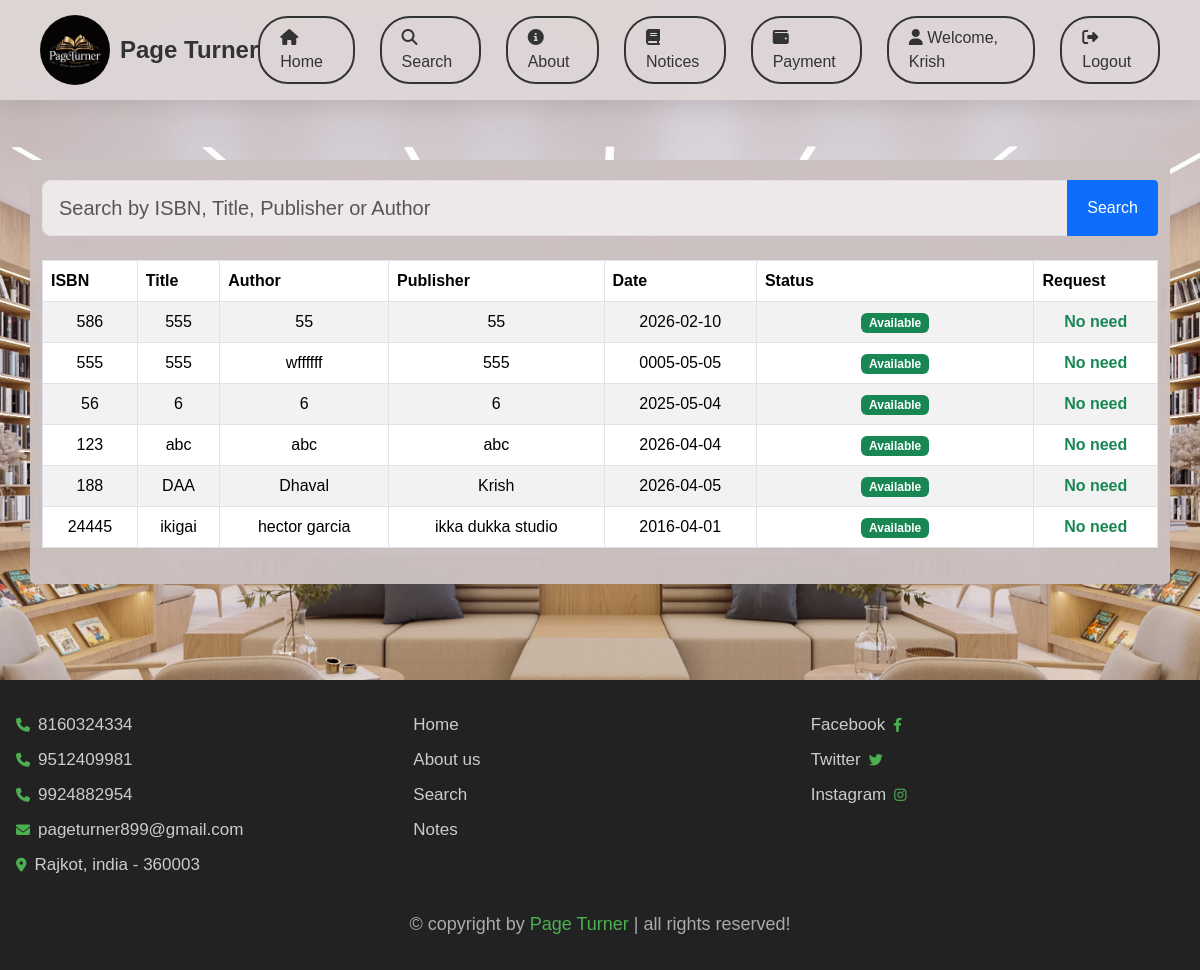
The page /search.php (signed in) on the database its author committed.
### tables this page shows
CREATE TABLE `books` (
  `id` int(11) NOT NULL,
  `isbn` varchar(20) NOT NULL,
  `title` text NOT NULL,
  `author` varchar(150) NOT NULL,
  `publisher` varchar(150) NOT NULL,
  `publish_date` date NOT NULL,
  `status` tinyint(1) NOT NULL DEFAULT 1
);

### search.php (the view, shortened to what this page needs)
<?php
include 'components/connect.php';
$student_id = (int) $_SESSION['student_id'];
$search = '';
$books = [];
try {
    $conn->exec("
        CREATE TABLE IF NOT EXISTS book_requests (
            id INT(11) NOT NULL AUTO_INCREMENT PRIMARY KEY,
            student_id INT(11) NOT NULL,
            book_id INT(11) NOT NULL,
            request_date DATETIME NOT NULL DEFAULT CURRENT_TIMESTAMP,
            status VARCHAR(20) NOT NULL DEFAULT 'Pending'
        ) ENGINE=InnoDB DEFAULT CHARSET=utf8mb4 COLLATE=utf8mb4_general_ci
    ");
    if(isset($_GET['search']) && $_GET['search'] !== ''){
        $search = trim($_GET['search']);
        $stmt = $conn->prepare("
            SELECT books.*,
                   EXISTS(
                       SELECT 1
                       FROM book_requests
                       WHERE book_requests.book_id = books.id
                         AND book_requests.student_id = :student_id
                         AND book_requests.status = 'Pending'
                   ) AS already_requested
            FROM books
            WHERE publisher LIKE :search
               OR isbn LIKE :search
               OR title LIKE :search
               OR author LIKE :search
            ORDER BY title ASC
        ");
        $like = "%$search%";
        $stmt->bindParam(':student_id', $student_id, PDO::PARAM_INT);
        $stmt->bindParam(':search', $like, PDO::PARAM_STR);
        $stmt->execute();
    } else {
        $stmt = $conn->prepare("
            SELECT books.*,
                   EXISTS(
                       SELECT 1
                       FROM book_requests
                       WHERE book_requests.book_id = books.id
                         AND book_requests.student_id = :student_id
                         AND book_requests.status = 'Pending'
                   ) AS already_requested
            FROM books
            ORDER BY title ASC
        ");
        $stmt->bindParam(':student_id', $student_id, PDO::PARAM_INT);
        $stmt->execute();
    }
    $books = $stmt->fetchAll(PDO::FETCH_ASSOC);
} catch(PDOException $e){
    $error = "Database Error: " . $e->getMessage();
}
?>
<!DOCTYPE html>
<html lang="en">
<head>
<link rel="stylesheet" href="bower_components/bootstrap/dist/css/bootstrap.min.css">
</head>
<body>
<?php include 'components/headerr.php'; ?>
<div class="container">
<form method="GET" id="searchForm" novalidate>
    <div class="input-group input-group-lg">
        <input type="text" id="search" name="search" class="form-control"
        placeholder="Search by ISBN, Title, Publisher or Author"
        value="<?= htmlspecialchars($search); ?>">
        <span class="input-group-btn">
            <button class="btn btn-primary" type="submit">Search</button>
        </span>
    </div>
</form>
<br>
<table class="table table-bordered table-striped">
<thead>
<tr>
    <th>ISBN</th>
    <th>Title</th>
    <th>Author</th>
    <th>Publisher</th>
    <th>Date</th>
    <th>Status</th>
    <th>Request</th>
</tr>
</thead>
<tbody>
<?php if(!empty($books)): ?>
    <?php foreach($books as $row): ?>
    <tr>
        <td><?= htmlspecialchars($row['isbn']); ?></td>
        <td><?= htmlspecialchars($row['title']); ?></td>
        <td><?= htmlspecialchars($row['author']); ?></td>
        <td><?= htmlspecialchars($row['publisher']); ?></td>
        <td><?= htmlspecialchars($row['publish_date']); ?></td>
        <td class="status-cell">
            <?php if($row['status'] == 1): ?>
                <span class="badge bg-success">Available</span>
            <?php else: ?>
                <span class="badge bg-danger">Not Available</span>
            <?php endif; ?>
        </td>
        <td>
            <?php if($row['status'] == 0): ?>
                <?php if((int) $row['already_requested'] === 1): ?>
                    <button type="button" class="request-btn" disabled>Requested</button>
                <?php else: ?>
                    <form method="POST" class="m-0">
                        <input type="hidden" name="book_id" value="<?= (int) $row['id']; ?>">
                        <button type="submit" name="request_book" class="request-btn">Request Book</button>
                    </form>
                <?php endif; ?>
            <?php else: ?>
                <span class="text-success fw-semibold">No need</span>
            <?php endif; ?>
        </td>
    </tr>
    <?php endforeach; ?>
<?php else: ?>
    <tr>
        <td colspan="7" class="text-center">No results found</td>
    </tr>
<?php endif; ?>
</tbody>
</table>
</div>
<br><br><br><br>
<?php include 'components/footer.php'; ?>
</body>
</html>

### components/headerr.php (shortened to what this page needs)
<!DOCTYPE html>
<html lang="en">
<head>
<link href="https://cdn.jsdelivr.net/npm/bootstrap@5.3.2/dist/css/bootstrap.min.css" rel="stylesheet">
<link rel="stylesheet" href="https://cdnjs.cloudflare.com/ajax/libs/font-awesome/6.5.0/css/all.min.css">
</head>
<body>
<header>
<nav class="navbar-custom">
    <a href="home.php" class="navbar-brand">
        <img src="img/LOGO.jpeg" alt="Logo" class="logo-img">
        Page Turner
    </a>
    <div class="menu-items">
        <a href="home.php" class="but">
            <i class="fa-solid fa-house"></i> <span class="d-none d-md-inline">Home</span>
        </a>
        <a href="search.php" class="but">
            <i class="fa-solid fa-magnifying-glass"></i> <span class="d-none d-md-inline">Search</span>
        </a>
        <a href="About Us.php" class="but">
            <i class="fa-solid fa-circle-info"></i> <span class="d-none d-md-inline">About</span>
        </a>
        <a href="notice.php" class="but">
            <i class="fa-solid fa-book"></i> <span class="d-none d-md-inline">Notices</span>
        </a>
        <?php if (isset($_SESSION['student_id'])) { ?>
            <a href="payment.php" class="but">
                <i class="fa-solid fa-wallet"></i> <span class="d-none d-md-inline">Payment</span>
            </a>
            <span class="but">
                <i class="fa-solid fa-user"></i> <span class="d-none d-md-inline">Welcome, <?php echo $_SESSION['student_name']; ?></span>
            </span>
            <a href="components/user_logout.php" class="but" onclick="return confirm('Logout from this website?');">
                <i class="fa-solid fa-right-from-bracket"></i> <span class="d-none d-md-inline">Logout</span>
            </a>
        <?php } else { ?>
            <a href="login.php" class="but">
                <i class="fa-solid fa-user"></i> <span class="d-none d-md-inline">Login</span>
            </a>
        <?php } ?>
    </div>
</nav>
</header>
</body>
</html>

### components/footer.php (shortened to what this page needs)
   <link rel="stylesheet" href="https://cdnjs.cloudflare.com/ajax/libs/font-awesome/6.2.0/css/all.min.css">
<footer class="footer">
   <section class="flex">
      <div class="box">
         <a href="tel:8160324334"><i class="fas fa-phone"></i><span>8160324334</span></a>
         <a href="tel:9512409981"><i class="fas fa-phone"></i><span>9512409981</span></a>
         <a href="tel:9924882954"><i class="fas fa-phone"></i><span>9924882954</span></a>
         <a href="mailto:pageturner899@gmail.com"><i class="fas fa-envelope"></i><span>pageturner899@gmail.com</span></a>
         <a href="#"><i class="fas fa-map-marker-alt"></i><span>Rajkot, india - 360003</span></a>
      </div>
      <div class="box">
         <a href="home.php"><span>Home</span></a>
         <a href="About Us.php"><span>About us</span></a>
         <a href="search.php"><span>Search</span></a>
         <a href="notes.php"><span>Notes</span></a>
      </div>
      <div class="box">
         <a href="#"><span>Facebook</span><i class="fab fa-facebook-f"></i></a>
         <a href="#"><span>Twitter</span><i class="fab fa-twitter"></i></a>
         <a href="#"><span>Instagram</span><i class="fab fa-instagram"></i></a>
      </div>
   </section>
   <div class="credit">&copy; copyright by <span>Page Turner</span> | all rights reserved!</div>
</footer>

### search.php (style rules this page uses)
body { background:url("img/backgroundd.jpg") no-repeat center center fixed; background-size:cover; font-family:Arial,sans-serif; }
.container { background:#cbc0c0fa; padding:20px; margin-top:50px; border-radius:5px; }
.input-group input { border-radius:4px 0 0 4px; background-color:#f0eaeaf9; }
.input-group button { padding:15px 19px; border-radius:0 4px 4px 0; }
table { background:#d8cacaf5; }
th { background-color:#007bff; color:white; text-align:center; }
td { text-align:center; }
.status-cell { min-width:180px; }

### components/headerr.php (style rules this page uses)
body { margin: 0; padding: 0; padding-top: 110px; font-family: Arial, sans-serif; }
.navbar-custom { position: fixed; top: 0; left: 0; width: 100%; z-index: 1000; display: flex; justify-content: space-between; align-items: center; background: rgba(223, 216, 216, 0.9); backdrop-filter: blur(10px); box-shadow: 0 5px 20px rgba(0,0,0,0.1); padding: 15px 40px; }
.logo-img { width: 70px; height: 70px; border-radius: 50%; object-fit: cover; transition: transform 0.8s ease-in-out; }
.navbar-brand { font-size: 24px; font-weight: bold; color: #333 !important; display: flex; align-items: center; gap: 10px; text-decoration: none; }
.menu-items { display: flex; gap: 25px; align-items: center; }
.but { text-decoration: none; padding: 8px 20px; border-radius: 30px; font-weight: 500; color: #333; background: transparent; border: 2px solid #333; transition: all 0.3s ease; }

### components/footer.php (style rules this page uses)
.footer { background: #222; color: #eee; padding: 2rem 1rem; font-size: 16px; }
.footer .flex { display: flex; justify-content: space-between; gap: 1.5rem; flex-wrap: wrap; max-width: 1200px; margin: auto; }
.footer .box { flex: 1 1 200px; }
.footer .box a { display: flex; align-items: center; gap: 0.5rem; color: #ccc; text-decoration: none; margin-bottom: 0.6rem; transition: color 0.5s; }
.footer .box a i { color: #4caf50; font-size: 14px; }
.footer .credit { text-align: center; margin-top: 1.5rem; font-size: 18px; color: #aaa; }
.footer .credit span { color: #4caf50; }
@media (min-width: 992px) { .footer { font-size: 17px; } }
@media (min-width: 992px) { .footer .box { flex: 1 1 250px; } }
@media (min-width: 992px) { .footer .credit { font-size: 18px; } }

### rows shown on the page
books: isbn "586", title "555", author "55", publisher "55", publish_date "2026-02-10", status "Available"
books: isbn "555", title "555", author "wffffff", publisher "555", publish_date "0005-05-05", status "Available"
books: isbn "56", title "6", author "6", publisher "6", publish_date "2025-05-04", status "Available"
books: isbn "123", title "abc", author "abc", publisher "abc", publish_date "2026-04-04", status "Available"
books: isbn "188", title "DAA", author "Dhaval", publisher "Krish", publish_date "2026-04-05", status "Available"
books: isbn "24445", title "ikigai", author "hector garcia", publisher "ikka dukka studio", publish_date "2016-04-01", status "Available"

### other values the page prints
$_SESSION['student_name'] "Krish"
